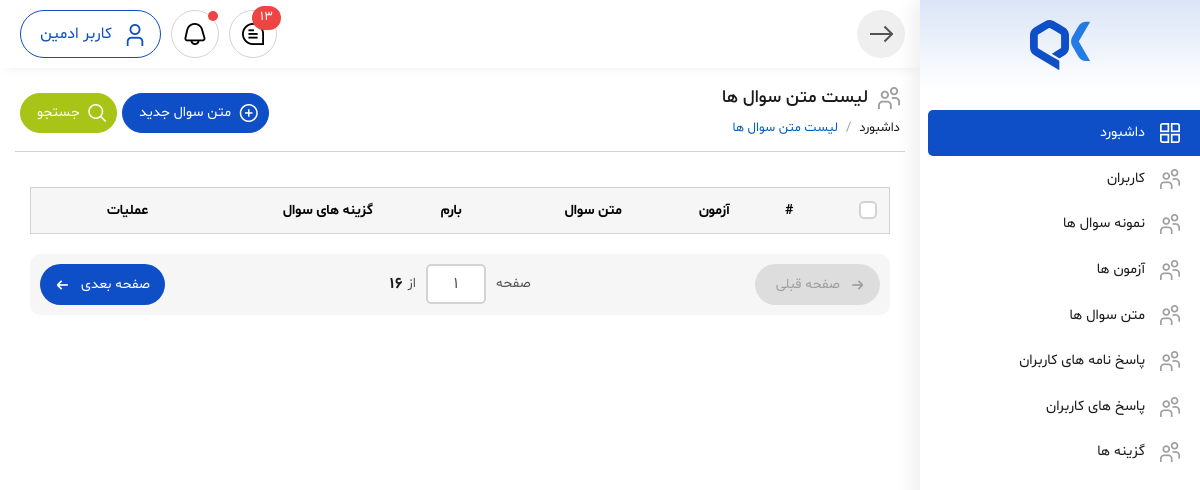
Page /quiz/text-quiz-list-dashboard on the earlier database version.
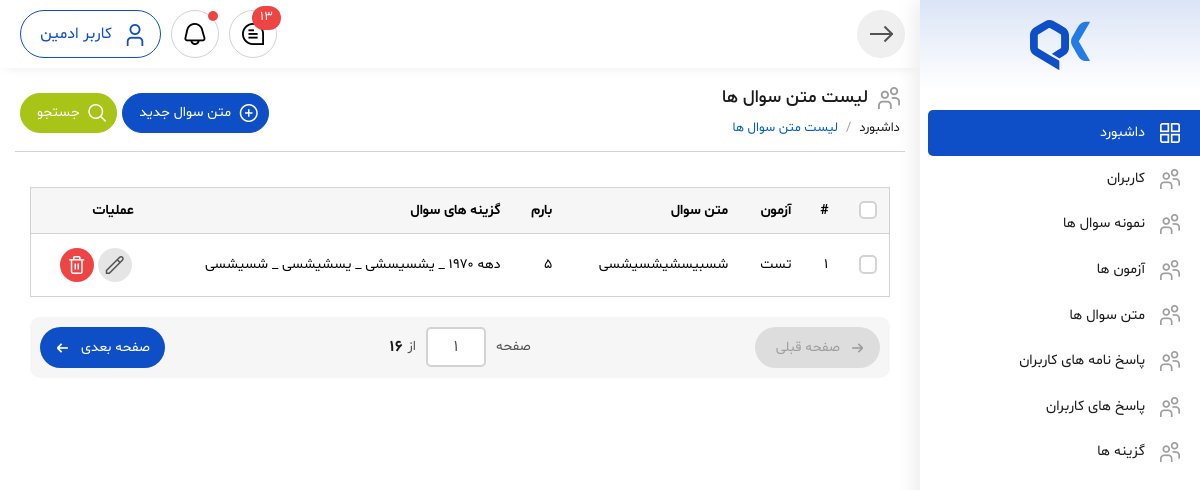
Same page on the later database version.
### quizbuilder_module/models.py (models this page shows, shortened)
class QuizQuestion(models.Model):
    quiz = models.ForeignKey(
        to=Quiz,
        verbose_name='آزمون',
        on_delete=models.CASCADE,
        related_name="questions",
    )
    description = models.TextField(
        verbose_name='متن سوال'
    )
    score = models.PositiveIntegerField(
        default=0,
        verbose_name='بارم'
    )
    choices = models.ManyToManyField(
        verbose_name='گزینه های سوال',
        to=QuizQuestionChoice,
    )
    class Meta:
        verbose_name = 'متن سوال'
        verbose_name_plural = 'متن سوال ها'

class Quiz(QuizStartedSmsMixin, models.Model):
    title = models.CharField(verbose_name='عنوان', max_length=255)
    desc = models.TextField(verbose_name='توضیحات', max_length=500)
    status = models.CharField(verbose_name='وضعیت', default='open', choices=QUIZ_STATUS.CHOICES, max_length=50)
    time = models.PositiveIntegerField(verbose_name='مدت زمان آزمون (دقیقه)', null=True, blank=True)
    expire_time = models.DateTimeField(verbose_name='تاریخ پایان آزمون', null=True, blank=True)
    class Meta:
        verbose_name = 'آزمون'
        verbose_name_plural = 'آزمون ها'
    def __str__(self):
        return self.title or '---'

class QuizQuestionChoice(models.Model):
    text = models.CharField(
        max_length=256,
        verbose_name='متن جواب'
    )
    is_answer = models.BooleanField(
        default=False,
        verbose_name='جواب صحیح است؟'
    )
    created_at = models.DateTimeField(
        auto_now_add=True,
        verbose_name='تاریخ ایجاد'
    )
    class Meta:
        verbose_name = 'گزینه ها'
        verbose_name_plural = 'گزینه ها'
        ordering = ['created_at']
    def __str__(self):
        return self.text[:100]

### quizbuilder_module/views.py (the view)
# urls.py: path('text-quiz-list-dashboard', views.TextOfTheQuestionsDashboard.as_view(), name='text_quiz_list_dashboard'),
class TextOfTheQuestionsDashboard(ListView):
    model = QuizQuestion
    template_name = 'quizbuilder_module/text_of_the_questions_dashboard.html'
    context_object_name = 'quiz_texts'
    def get_queryset(self):
        quiz_texts = QuizQuestion.objects.all()
        return quiz_texts
    def get_context_data(self,**kwargs):
        context = super().get_context_data(**kwargs)
        return context

### quizbuilder_module/templates/quizbuilder_module/text_of_the_questions_dashboard.html (shortened to what the changed rows need)
{% extends 'layout/_master.html' %}
{% block content %}
<body>
<div class="main-body-content">
    <div class="main-header">
                    <div class="inner">
                        <div class="title">
                            <h1><i class="fi fi-rs-users"></i>لیست متن سوال ها</span>
                            </h1>
                        </div>
                    </div>
                </div>
    <div class="main-inner">
                    <div class="table-responsive">
                        <table class="table-custom">
                            <thead>
                                <tr>
                                    <th scope="col">
                                        <div class="checkbox-group m-0">
                                            <input class="form-check-input" type="checkbox" value=""
                                                id="checbox-select-all">
                                        </div>
                                    </th>
                                    <th scope="col">#</th>
                                    <th scope="col">آزمون</th>
                                    <th scope="col">متن سوال</th>
                                    <th scope="col">بارم</th>
                                    <th scope="col">گزینه های سوال</th>
                                    <th scope="col">عملیات</th>
                                </tr>
                            </thead>
                            <tbody>
                                {% for quiz_text in quiz_texts %}
                                	<tr>
                                    <td scope="row">
                                        <div class="checkbox-group m-0">
                                            <input class="form-check-input" type="checkbox" value=""
                                                id="checbox-select-1">
                                        </div>
                                    </td>
                                    <td scope="row">{{ forloop.counter }}</td>
                                    <td>{{ quiz_text.quiz }}</td>
                                    <td>{{ quiz_text.description }}</td>
                                    <td>{{ quiz_text.score }}</td>
                                    <td>{% for choice in quiz_text.choices.all %}
                                        {{ choice }}
                                        {% if not forloop.last %}
                                        	_
                                        {% endif %}
                                    {% endfor %}
                                    </td>
                                    <td>
                                        <div class="btns-action">
                                            <a href="user-add.html" class="btn-circle"><i
                                                    class="fi fi-rs-pencil"></i></a>
                                            <a href="#" class="btn-circle color-red" data-modal-name="modal-delete"><i
                                                    class="fi fi-rs-trash"></i></a>
                                        </div>
                                    </td>
                                </tr>
                                {% endfor %}
                            </tbody>
                        </table>
                    </div>
                </div>
</div>
</body>
{% endblock %}

Differences in the rows shown:
added QuizQuestion: quiz "تست", description "شسبیسشیشسیشسی", score "5"
added QuizQuestionChoice: text "دهه ۱۹۷۰", shows "_"
added QuizQuestionChoice: text "یشسیسشی", shows "_"
added QuizQuestionChoice: text "یسشیشسی", shows "_"
added QuizQuestionChoice: text "شسیشسی"
